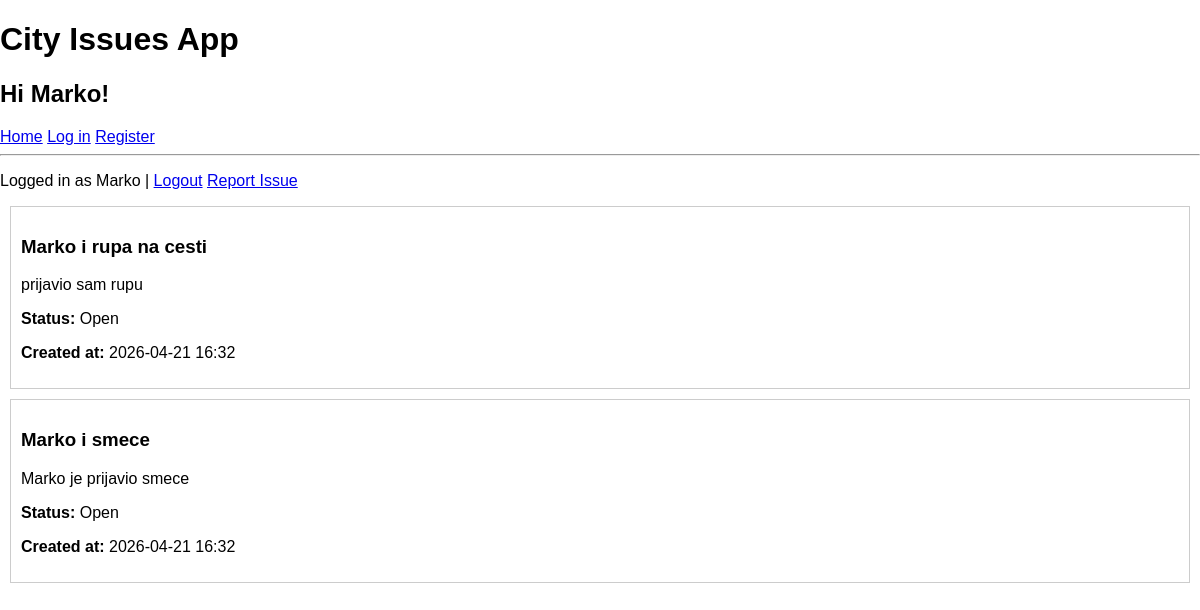
Page / (signed in) on the committed database.
### models.py (models this page shows)
class Issue(db.Model):
    id = db.Column(db.Integer, primary_key=True)
    title = db.Column(db.String(100), nullable=False)
    description = db.Column(db.Text, nullable=False)
    status = db.Column(db.String(20), default='Open')
    created_at = db.Column(db.DateTime, default=datetime.utcnow)
    user_id = db.Column(db.Integer, db.ForeignKey('user.id'))

### app.py (the view)
@app.route("/")
def index():
    if 'user_id' not in session:
         return redirect('/login')
    issues = Issue.query.filter_by(user_id = session['user_id']).all()
    return render_template("index.html", issues=issues)

### templates/index.html
{% extends "base.html" %}
{% block head %}
<h1>City Issues App</h1>
<h2>Hi {{session ['username']}}!</h2>
{% endblock %}
{% block body %}
    {% if session.get ('user_id') %}
            <p>
                Logged in as {{ session['username'] }} |
                <a href="{{url_for('logout')}}">Logout</a>
                <a href="{{url_for('create')}}">Report Issue</a>
            </p>
        {% else %}
            <a href="{{url_for('login')}}">Log in</a>
            <a href="{{url_for('register')}}">Register</a>
    {% endif %}
    {% for issue in issues%}
        <div style="border:1px solid #ccc; padding: 10px; margin: 10px;">
            <h3>{{ issue.title}}</h3>
            <p>{{ issue.description}}</p>
            <p> <b>Status:</b> {{ issue.status}}</p>
            <p> <b>Created at:</b> {{ issue.created_at.strftime("%Y-%m-%d %H:%M")}}</p>
        </div>
    {% else %}
        <p>No issues reported.</p>
    {%endfor%}
{% endblock %}

### static/main.css (style rules this page uses)
body { margin: 0; font-family: sans-serif; }

### rows in the picture
Issue: title "Marko i rupa na cesti", description "prijavio sam rupu", status "Open", created_at "2026-04-21 16:32"
Issue: title "Marko i smece", description "Marko je prijavio smece", status "Open", created_at "2026-04-21 16:32"

### other values in the picture
{{ session ['username'] }} "Marko"
{{ session['username'] }} "Marko"
